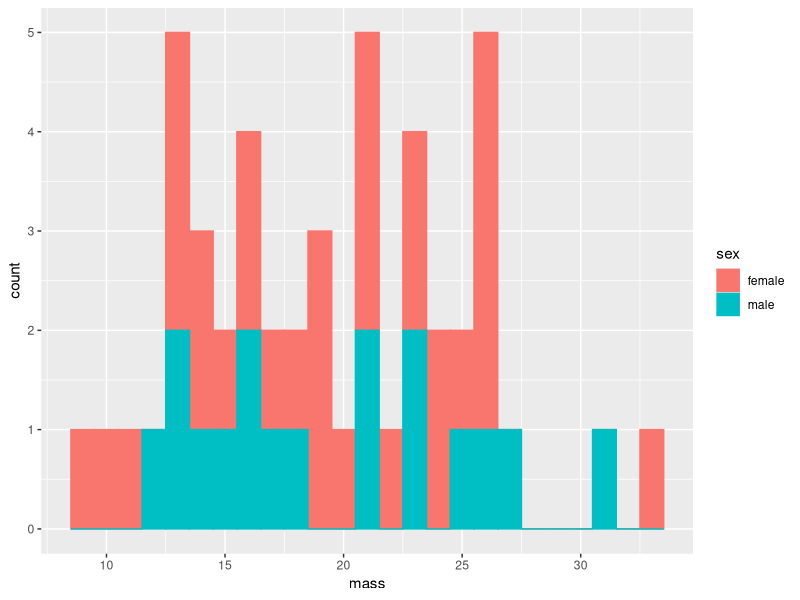
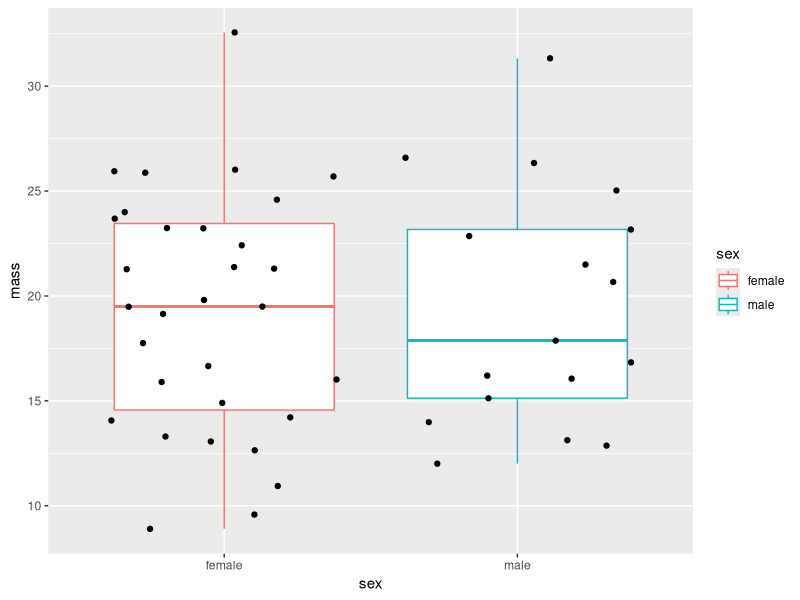
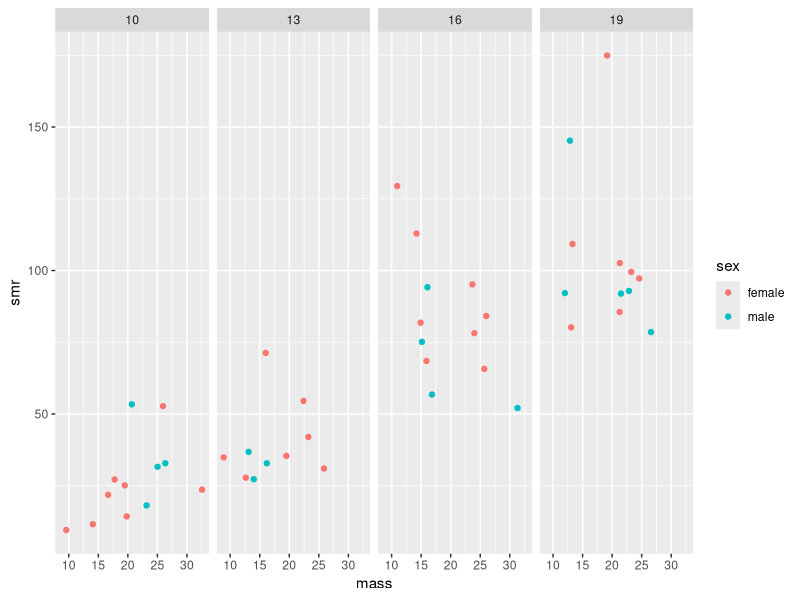

Recreate these plots in R, in order.
# load librarys
library(tidyverse)

# import some data
nephrops <- read.csv("data/nephrops.csv")

# explore data
nephrops %>%
  ggplot(aes(mass, color = sex, fill = sex)) + geom_histogram(binwidth = 1)

nephrops %>%
  ggplot(aes(x = sex, y = mass)) + geom_boxplot(aes(color = sex)) + geom_jitter(color = "black")

nephrops %>% 
  ggplot(aes(x = mass, y = smr, color = sex)) + geom_point() + facet_wrap(.~temp, ncol = 4)

# get some summary data

mass_summary <- nephrops %>%
  group_by(sex) %>%
  summarize(mean_mass = mean(mass, na.rm = TRUE),
            sd_mass = sd(mass, na.rm = TRUE))
head(mass_summary)

# check size range at p = 0.95 (for females)
qnorm(c(0.025, 0.975), 19.3, 5.68)

# check relationship using a crude linear regression
lmneph <- lm(smr ~ mass + temp + sex, data = nephrops)
summary(lmneph)
